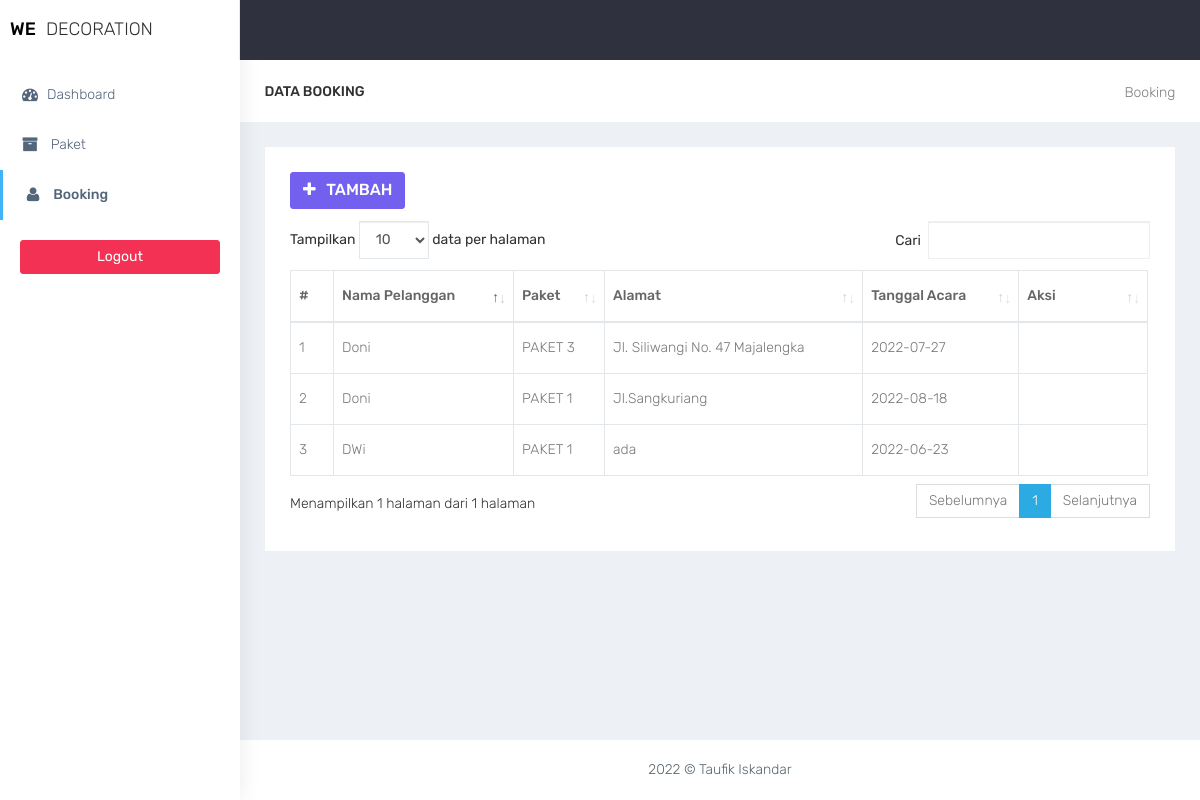
The page /member/booking.php on the database its author committed.
### tables this page shows
CREATE TABLE `booking` (
  `id_booking` int(11) NOT NULL,
  `id_user` int(11) NOT NULL,
  `id_paket` int(11) NOT NULL,
  `alamat` text NOT NULL,
  `tgl_acara` date NOT NULL
);

CREATE TABLE `users` (
  `id_user` int(11) NOT NULL,
  `nama_user` varchar(30) NOT NULL,
  `no_hp` char(13) NOT NULL,
  `nik` varchar(20) DEFAULT NULL,
  `username` varchar(30) NOT NULL,
  `password` varchar(50) NOT NULL,
  `role` enum('admin','member','','') NOT NULL
);

CREATE TABLE `paket` (
  `id_paket` int(11) NOT NULL,
  `nama_paket` varchar(50) NOT NULL,
  `harga` int(12) NOT NULL,
  `fasilitas` text NOT NULL
);

### member/functions.php (called while the page is built, shortened)
<?php
function getdata($conn,$query){
    $data = mysqli_query($conn,$query);
    if (mysqli_num_rows($data) > 0) {
        while($row = mysqli_fetch_assoc($data)){
            $hasil[] = $row;
        }
        return $hasil;
    }
}
?>

### member/booking.php (the view, shortened to what this page needs)
<?php
    require 'functions.php';
    require '../layout/layout_header.php';
    $query = 'SELECT booking.*, users.nama_user, paket.nama_paket FROM booking INNER JOIN users ON users.id_user = booking.id_user INNER JOIN paket ON paket.id_paket = booking.id_paket';
    $data = getdata($conn,$query);
?>
<div class="container-fluid">
    <div class="row bg-title">
        <div class="col-lg-3 col-md-4 col-sm-4 col-xs-12">
            <h4 class="page-title">Data Booking</h4> </div>
            <div class="col-lg-9 col-sm-8 col-md-8 col-xs-12">
                <ol class="breadcrumb">
                    <li><a href="#">Booking</a></li>
                </ol>
            </div>
        </div>
        <div class="row">
            <div class="col-md-12 col-lg-12 col-sm-12 col-xs-12">
                <div class="white-box">
                    <div class="row">
                        <div class="col-md-6">
                            <a href="tambah_booking.php" class="btn btn-primary box-title"><i class="fa fa-plus fa-fw"></i> Tambah</a>
                        </div>
                    </div>
                    <div class="table-responsive">
                        <table class="table table-bordered thead-dark" id="table">
                            <thead class="thead-dark">
                                <tr>
                                    <th width="5%">#</th>
                                    <th>Nama Pelanggan</th>
                                    <th>Paket</th>
                                    <th>Alamat</th>
                                    <th>Tanggal Acara</th>
                                    <th width="15%">Aksi</th>
                                </tr>
                            </thead>
                            <tbody>
                                <?php foreach($data as $booking): ?>
                                    <tr>
                                        <td></td>
                                        <td><?= $booking['nama_user'] ?></td>
                                        <td><?= $booking['nama_paket'] ?></td>
                                        <td><?= $booking['alamat'] ?></td>
                                        <td><?= $booking['tgl_acara'] ?></td>
                                        <td align="center">
                                      </td>
                                  </tr>
                              <?php endforeach; ?>
                          </tbody>
                      </table>
                  </div>
              </div>
          </div>
      </div>
  </div>
<?php
  require '../layout/layout_footer.php';
?>

### assets/css/colors/default.css (style rules this page uses)
body { background: #fff; }

### rows shown on the page
booking: id_user.nama_user "Doni", id_paket.nama_paket "PAKET 3", alamat "Jl. Siliwangi No. 47 Majalengka", tgl_acara "2022-07-27"
booking: id_user.nama_user "Doni", id_paket.nama_paket "PAKET 1", alamat "Jl.Sangkuriang", tgl_acara "2022-08-18"
booking: id_user.nama_user "DWi", id_paket.nama_paket "PAKET 1", alamat "ada", tgl_acara "2022-06-23"
